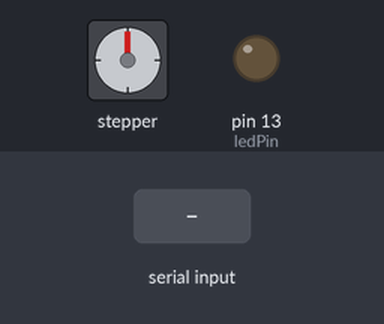
Recording of a sketch running on a simulated Arduino Uno, built with avr-gcc and run on an emulated ATmega328P. Shown: stepper motor, output pins drawn as LEDs (lit = HIGH). Dashed ring = blinking. The test bench sets the inputs (shaded band). Stepper angles assume 200 steps per turn; pins used as bus, display or sensor lines are not drawn.

Above: at 3.2 s.
3.3 s: "1" received over the second serial link
At 3.75 s:
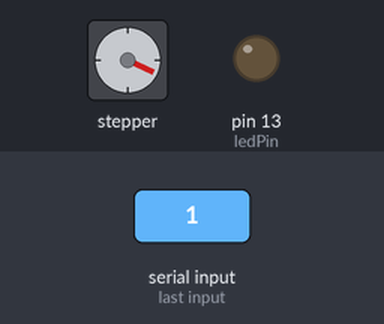
At 4.4 s:
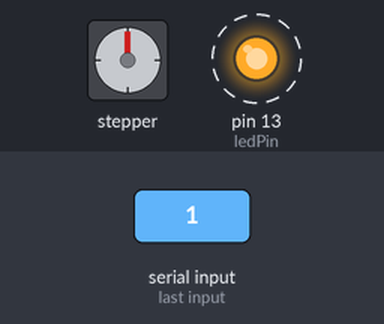
6.3 s: "0" received over the second serial link
At 6.45 s:
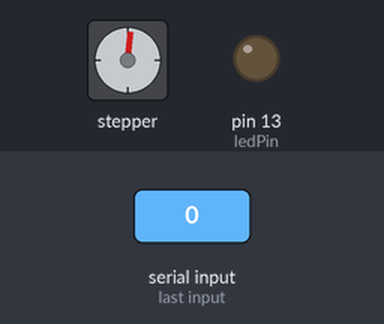
Timing chart, 0 to 9.8 s (numbered marks = the images above; inputs shaded):
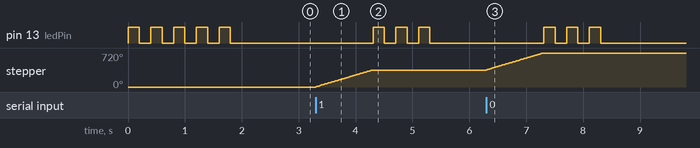

Measured:
- after the input at 3.3 s, pin 13 (ledPin): alternates HIGH for 0.20 s and LOW for 0.20 s, 6 changes in all, then stays LOW, starting after 1.0 s; stepper: turns 360° clockwise in 0.99 s, starting at once
- after the input at 6.3 s, pin 13 (ledPin): alternates HIGH for 0.20 s and LOW for 0.20 s, 6 changes in all, then stays LOW, starting after 1.0 s; stepper: turns 360° clockwise in 0.99 s, starting at once

The sketch:

PF_v0.3.1.ino
```cpp
#include <Stepper.h>
#include <SoftwareSerial.h>

#define motorSteps 200
#define M1C1 4
#define M1C2 5
#define M2C1 6
#define M2C2 7
#define ledPin LED_BUILTIN

SoftwareSerial Bluetooth(10,11);  // RX, TX
Stepper mDes(motorSteps,M1C1,M1C2);
Stepper mRot(motorSteps,M2C1,M2C2);

void setup() {
  mDes.setSpeed(60);
  mRot.setSpeed(60);
  pinMode(ledPin, OUTPUT);
  blink(5);
  pinMode(8,OUTPUT); // VCC Bluetooth
  digitalWrite(8,HIGH); // Asigna nivel para habilitar Bluetooth
  Bluetooth.begin(38400); // Inicia Serial Bluetooth
}

void loop() {
  if (Bluetooth.available()){
    if(Bluetooth.read()){
      mDes.step(200);
      blink(3);
    }else{
      mRot.step(200);
      blink(3);
    }
  }

}

// Blink the reset LED:
void blink(int howManyTimes) {
  int i;
  for (i=0; i< howManyTimes; i++) {
    digitalWrite(ledPin, HIGH);
    delay(200);
    digitalWrite(ledPin, LOW);
    delay(200);
  }
}
```
